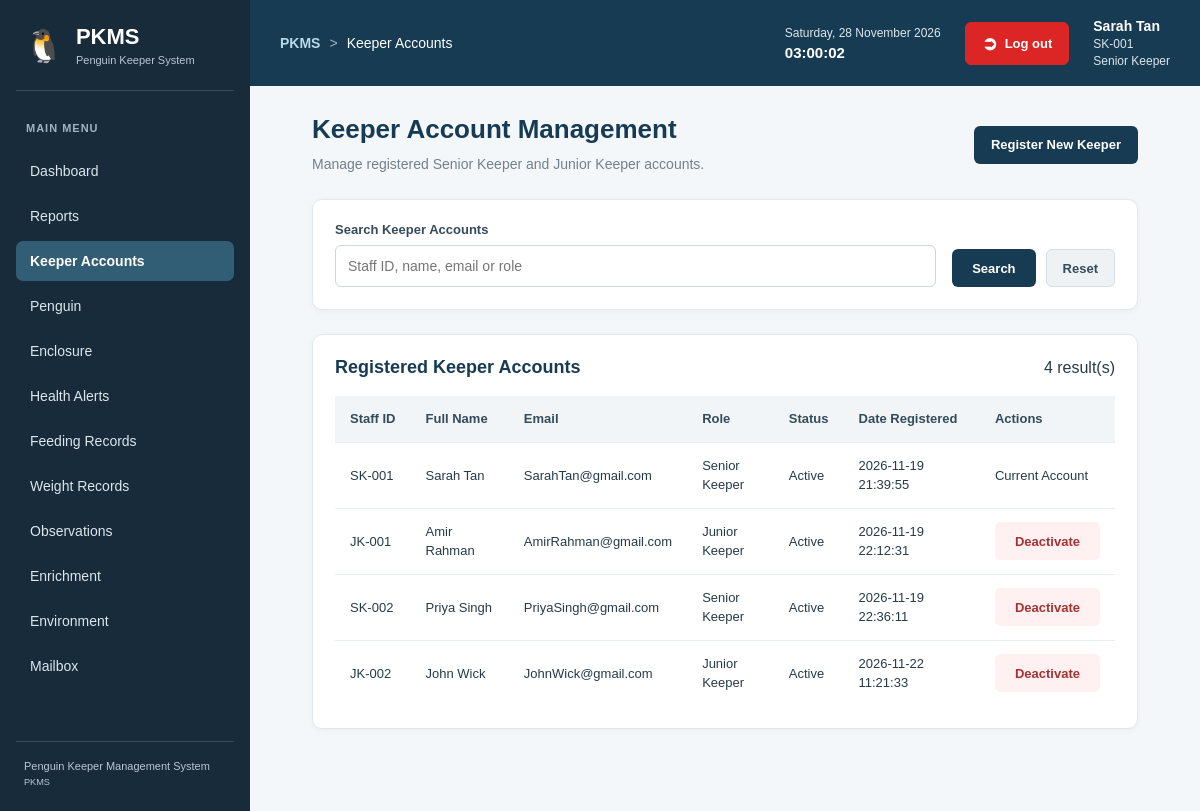
Page /modules/keeper_accounts/index.php (signed in) on the committed database.
### tables this page shows
CREATE TABLE `users` (
  `user_id` int(11) NOT NULL,
  `staff_code` varchar(20) NOT NULL,
  `full_name` varchar(100) NOT NULL,
  `email` varchar(100) DEFAULT NULL,
  `password_hash` varchar(255) NOT NULL,
  `role` enum('Senior Keeper','Junior Keeper') NOT NULL,
  `status` enum('Active','Inactive') DEFAULT 'Active',
  `created_at` datetime DEFAULT current_timestamp()
);

### modules/keeper_accounts/index.php (the view, shortened to what this page needs)
<?php
require_once __DIR__ . '/../../config/db.php';
$search = trim($_GET['search'] ?? '');
$sql = "
    SELECT user_id, staff_code, full_name, email, role, status, created_at
    FROM users
";
$params = [];
$sql .= " ORDER BY user_id ASC";
$stmt = $pdo->prepare($sql);
$stmt->execute($params);
$keepers = $stmt->fetchAll();
?>
<!DOCTYPE html>
<html lang="en">
<head>
    <link rel="stylesheet" href="/penguin_keeper_management/assets/css/style.css">
</head>
<body>
<div class="app-layout">
    <?php include __DIR__ . '/../../includes/sidebar.php'; ?>
    <main class="main-content">
        <?php
        include __DIR__ . '/../../includes/topbar.php';
        ?>
        <div class="page-content">
            <div class="page-header">
                <div>
                    <h1>Keeper Account Management</h1>
                    <p>Manage registered Senior Keeper and Junior Keeper accounts.</p>
                </div>
                <div class="search-actions">
                    <a href="create.php" class="btn-primary">
                        Register New Keeper
                    </a>
                </div>
            </div>
            <section class="search-panel">
                <form method="GET" action="index.php" class="search-form">
                    <div class="form-group">
                        <label for="search">Search Keeper Accounts</label>
                        <input
                            type="search"
                            id="search"
                            name="search"
                            placeholder="Staff ID, name, email or role"
                            value="<?= htmlspecialchars($search) ?>"
                        >
                    </div>
                    <div class="search-actions">
                        <button type="submit" class="btn-primary">
                            Search
                        </button>
                        <a href="index.php" class="btn-secondary">
                            Reset
                        </a>
                    </div>
                </form>
            </section>
            <section class="table-section">
                <div class="table-header">
                    <h2>Registered Keeper Accounts</h2>
                    <span><?= count($keepers) ?> result(s)</span>
                </div>
                <?php if (empty($keepers)): ?>
                    <p class="empty-message">
                        No keeper accounts found.
                    </p>
                <?php else: ?>
                    <div class="table-responsive">
                        <table class="data-table">
                            <thead>
                                <tr>
                                    <th>Staff ID</th>
                                    <th>Full Name</th>
                                    <th>Email</th>
                                    <th>Role</th>
                                    <th>Status</th>
                                    <th>Date Registered</th>
                                    <th>Actions</th>
                                </tr>
                            </thead>
                            <tbody>
                                <?php foreach ($keepers as $keeper): ?>
                                    <tr>
                                        <td>
                                            <?= htmlspecialchars($keeper['staff_code']) ?>
                                        </td>
                                        <td>
                                            <?= htmlspecialchars($keeper['full_name']) ?>
                                        </td>
                                        <td>
                                            <?= htmlspecialchars($keeper['email'] ?? '-') ?>
                                        </td>
                                        <td>
                                            <?= htmlspecialchars($keeper['role']) ?>
                                        </td>
                                        <td>
                                            <span class="status-badge">
                                                <?= htmlspecialchars($keeper['status']) ?>
                                            </span>
                                        </td>
                                        <td>
                                            <?= htmlspecialchars($keeper['created_at']) ?>
                                        </td>
                                        <td>
                                            <?php if ((int)$keeper['user_id'] === (int)$_SESSION['user_id']): ?>
                                                <span class="status-badge">
                                                    Current Account
                                                </span>
                                            <?php elseif ($keeper['status'] === 'Active'): ?>
                                                <form
                                                    method="POST"
                                                    action="toggle_status.php"
                                                    style="display: inline;"
                                                    onsubmit="return confirm('Are you sure you want to deactivate this account?');"
                                                >
                                                    <button type="submit" class="btn-danger">
                                                        Deactivate
                                                    </button>
                                                </form>
                                            <?php endif; ?>
                                        </td>
                                    </tr>
                                <?php endforeach; ?>
                            </tbody>
                        </table>
                    </div>
                <?php endif; ?>
            </section>
        </div>
    </main>
</div>
</body>
</html>

### assets/css/style.css (style rules this page uses)
.app-layout { display: flex; min-height: 100vh; width: 100%; }
.main-content { flex: 1; width: auto; max-width: none; margin: 0; padding: 30px; background: #f1f5f9; box-sizing: border-box; }
.main-content button { background: #dc2626; color: white; border: none; padding: 11px 20px; border-radius: 5px; cursor: pointer; }
.app-layout { display: flex; min-height: 100vh; }
.main-content { flex: 1; min-width: 0; padding: 30px; background-color: #f4f7f9; }
.search-actions { display: flex; align-items: center; gap: 12px; }
.search-actions button { padding: 11px 20px; border: none; border-radius: 6px; background-color: #173b53; color: #ffffff; cursor: pointer; }
* { box-sizing: border-box; }
body { margin: 0; font-family: Arial, Helvetica, sans-serif; color: #263b49; background: #f1f5f9; }
a { transition: color 0.2s ease, background-color 0.2s ease; }
.page-content { width: 100%; max-width: 1500px; margin: 0 auto; padding: 28px 32px; }
.page-header { display: flex; justify-content: space-between; align-items: center; flex-wrap: wrap; gap: 16px; margin-bottom: 24px; }
.page-header h1 { margin: 0 0 8px; color: #173b53; font-size: 26px; }
.page-header p { margin: 0; color: #71818d; font-size: 14px; line-height: 1.6; }
.page-header a { text-decoration: none; }
.table-section, .search-panel, .content-card { background: #ffffff; border: 1px solid #e1e8ed; border-radius: 10px; padding: 22px; margin-bottom: 24px; box-shadow: 0 2px 6px rgba(0, 0, 0, 0.035); }
.table-header, .section-header { display: flex; justify-content: space-between; align-items: center; flex-wrap: wrap; gap: 12px; margin-bottom: 18px; }
.table-header h2, .search-panel h2, .section-header h2 { margin: 0; color: #173b53; font-size: 18px; }
.search-form { display: flex; align-items: flex-end; flex-wrap: wrap; gap: 16px; }
.form-group { display: flex; flex-direction: column; gap: 8px; flex: 1; min-width: 170px; }
.form-group label { color: #344b5a; font-size: 13px; font-weight: 600; }
.form-group input, .form-group select, .form-group textarea { width: 100%; min-height: 42px; padding: 10px 12px; border: 1px solid #ccd6dd; border-radius: 6px; background: #ffffff; color: #263b49; font-family: inherit; font-size: 14px; }
.search-actions { display: flex; align-items: center; flex-wrap: wrap; gap: 10px; }
.btn-primary, .btn-secondary, .btn-danger, .btn-success { display: inline-flex; justify-content: center; align-items: center; min-height: 38px; padding: 9px 16px; border: 1px solid transparent; border-radius: 6px; text-decoration: none; font-family: inherit; font-size: 13px; font-weight: 600; cursor: pointer; transition: background-color 0.2s ease; }
.main-content .btn-primary { background: #173b53; color: #ffffff; }
.main-content .btn-secondary { background: #eef2f5; border-color: #d5dfe5; color: #344b5a; }
.main-content .btn-danger { background: #fff1f1; border-color: #e8c2c2; color: #a33333; }
.table-responsive { width: 100%; overflow-x: auto; }
.data-table { width: 100%; min-width: 650px; border-collapse: collapse; background: #ffffff; }
.data-table th, .data-table td { padding: 13px 15px; border-bottom: 1px solid #e8edf0; text-align: left; vertical-align: middle; font-size: 13px; line-height: 1.5; }
.data-table th { background: #f1f5f8; color: #344b5a; font-weight: 700; white-space: nowrap; }
.data-table tbody tr:last-child td { border-bottom: none; }

### rows in the picture
users: staff_code "SK-001", full_name "Sarah Tan", email "SarahTan@gmail.com", role "Senior Keeper", status "Active", created_at "2026-11-19 21:39:55", shows "Current Account"
users: staff_code "JK-001", full_name "Amir Rahman", email "AmirRahman@gmail.com", role "Junior Keeper", status "Active", created_at "2026-11-19 22:12:31"
users: staff_code "SK-002", full_name "Priya Singh", email "PriyaSingh@gmail.com", role "Senior Keeper", status "Active", created_at "2026-11-19 22:36:11"
users: staff_code "JK-002", full_name "John Wick", email "JohnWick@gmail.com", role "Junior Keeper", status "Active", created_at "2026-11-22 11:21:33"

### other values in the picture
$item['label'] "Dashboard"
$item['label'] "Reports"
$item['label'] "Keeper Accounts"
$item['label'] "Penguin"
$item['label'] "Enclosure"
$item['label'] "Health Alerts"
$item['label'] "Feeding Records"
$item['label'] "Weight Records"
$item['label'] "Observations"
$item['label'] "Enrichment"
$item['label'] "Environment"
$item['label'] "Mailbox"
$crumb "Keeper Accounts"
$_SESSION['full_name'] "Sarah Tan"
$_SESSION['staff_code'] "SK-001"
